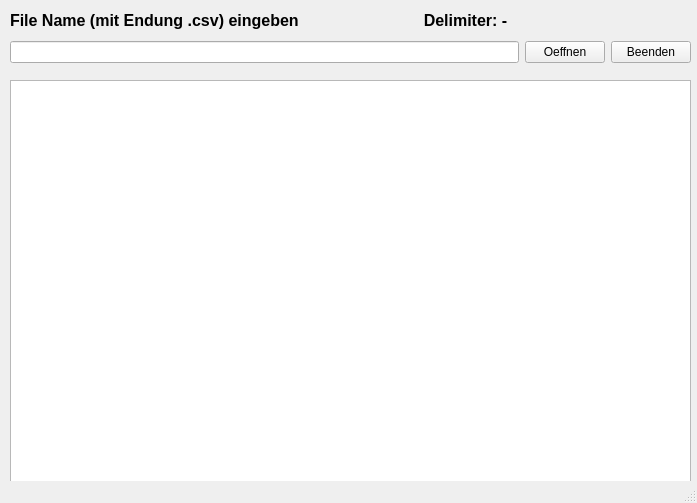
<?xml version="1.0" encoding="UTF-8"?>
<ui version="4.0">
 <class>MainWindow</class>
 <widget class="QMainWindow" name="MainWindow">
  <property name="geometry">
   <rect>
    <x>0</x>
    <y>0</y>
    <width>697</width>
    <height>503</height>
   </rect>
  </property>
  <property name="windowTitle">
   <string>MainWindow</string>
  </property>
  <widget class="QWidget" name="centralwidget">
   <widget class="QLabel" name="label">
    <property name="geometry">
     <rect>
      <x>10</x>
      <y>10</y>
      <width>311</width>
      <height>21</height>
     </rect>
    </property>
    <property name="font">
     <font>
      <pointsize>12</pointsize>
      <weight>75</weight>
      <bold>true</bold>
     </font>
    </property>
    <property name="text">
     <string>File Name (mit Endung .csv) eingeben</string>
    </property>
   </widget>
   <widget class="QLabel" name="delimiterLabel">
    <property name="geometry">
     <rect>
      <x>350</x>
      <y>10</y>
      <width>231</width>
      <height>21</height>
     </rect>
    </property>
    <property name="font">
     <font>
      <pointsize>12</pointsize>
      <weight>75</weight>
      <bold>true</bold>
     </font>
    </property>
    <property name="text">
     <string>Delimiter: -</string>
    </property>
    <property name="alignment">
     <set>Qt::AlignCenter</set>
    </property>
   </widget>
   <widget class="QWidget" name="layoutWidget">
    <property name="geometry">
     <rect>
      <x>10</x>
      <y>40</y>
      <width>681</width>
      <height>25</height>
     </rect>
    </property>
    <layout class="QHBoxLayout" name="horizontalLayout">
     <item>
      <widget class="QLineEdit" name="filenameEingabeTextfeld"/>
     </item>
     <item>
      <widget class="QPushButton" name="oeffneFileButton">
       <property name="text">
        <string>Oeffnen</string>
       </property>
      </widget>
     </item>
     <item>
      <widget class="QPushButton" name="beendenButton">
       <property name="text">
        <string>Beenden</string>
       </property>
      </widget>
     </item>
    </layout>
   </widget>
   <widget class="QTextEdit" name="ausgabeText">
    <property name="geometry">
     <rect>
      <x>10</x>
      <y>80</y>
      <width>681</width>
      <height>411</height>
     </rect>
    </property>
   </widget>
  </widget>
  <widget class="QStatusBar" name="statusbar"/>
 </widget>
 <resources/>
 <connections>
  <connection>
   <sender>beendenButton</sender>
   <signal>clicked()</signal>
   <receiver>MainWindow</receiver>
   <slot>close()</slot>
   <hints>
    <hint type="sourcelabel">
     <x>652</x>
     <y>73</y>
    </hint>
    <hint type="destinationlabel">
     <x>348</x>
     <y>262</y>
    </hint>
   </hints>
  </connection>
 </connections>
</ui>
